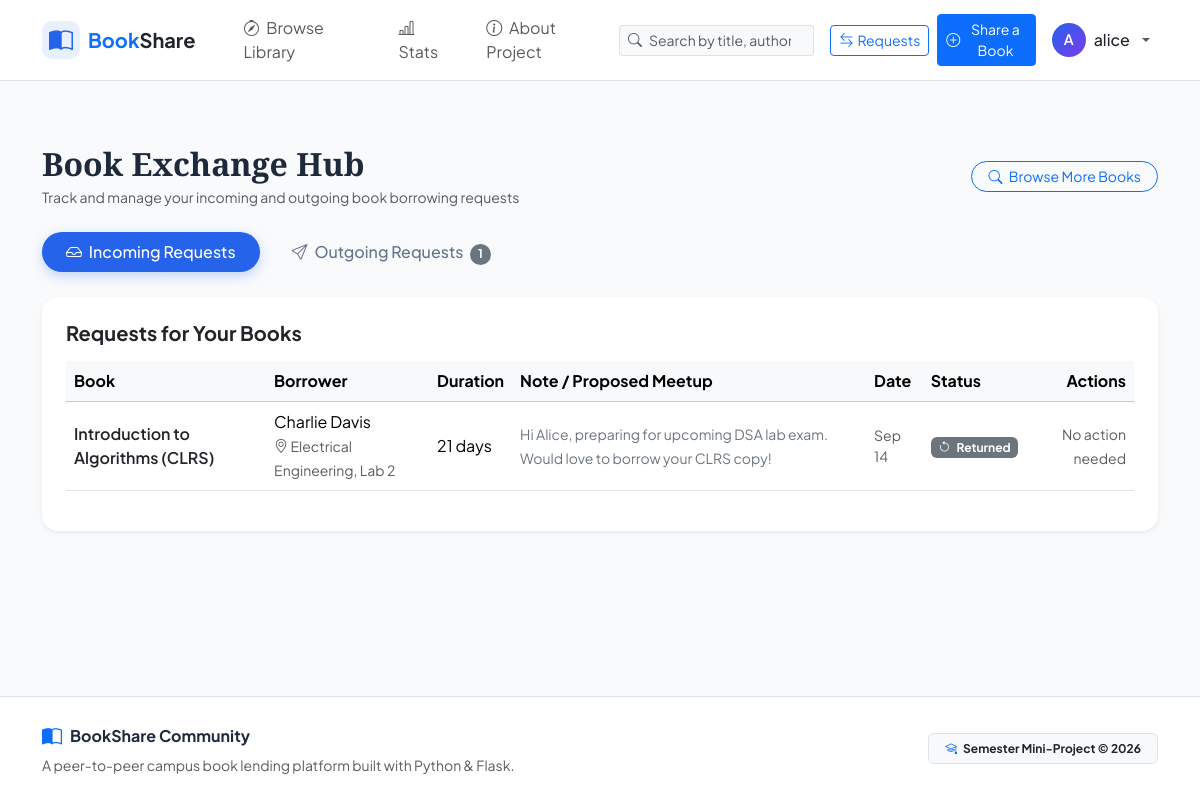
Screenshot of /requests (signed in) with the database file from the repository.
### models.py (models this page shows, shortened)
class User(UserMixin, db.Model):
    __tablename__ = 'users'
    id = db.Column(db.Integer, primary_key=True)
    username = db.Column(db.String(64), unique=True, nullable=False, index=True)
    email = db.Column(db.String(120), unique=True, nullable=False, index=True)
    password_hash = db.Column(db.String(256), nullable=False)
    full_name = db.Column(db.String(100), nullable=False)
    phone = db.Column(db.String(20), nullable=True)
    location = db.Column(db.String(120), nullable=True)  # e.g., Campus block, neighborhood
    created_at = db.Column(db.DateTime, default=datetime.utcnow)
    books = db.relationship('Book', back_populates='owner', cascade='all, delete-orphan', lazy='dynamic')
    sent_requests = db.relationship(
        'BorrowRequest',
        foreign_keys='BorrowRequest.borrower_id',
        back_populates='borrower',
        cascade='all, delete-orphan',
        lazy='dynamic'
    )
    received_requests = db.relationship(
        'BorrowRequest',
        foreign_keys='BorrowRequest.owner_id',
        back_populates='owner',
        cascade='all, delete-orphan',
        lazy='dynamic'
    )
    reviews = db.relationship('Review', back_populates='user', cascade='all, delete-orphan', lazy='dynamic')

class BorrowRequest(db.Model):
    __tablename__ = 'borrow_requests'
    id = db.Column(db.Integer, primary_key=True)
    book_id = db.Column(db.Integer, db.ForeignKey('books.id'), nullable=False)
    borrower_id = db.Column(db.Integer, db.ForeignKey('users.id'), nullable=False)
    owner_id = db.Column(db.Integer, db.ForeignKey('users.id'), nullable=False)
    duration_days = db.Column(db.Integer, default=14)
    message = db.Column(db.Text, nullable=True)
    status = db.Column(db.String(20), default='Pending')  # Pending, Approved, Declined, Returned
    request_date = db.Column(db.DateTime, default=datetime.utcnow)
    action_date = db.Column(db.DateTime, nullable=True)
    return_date = db.Column(db.DateTime, nullable=True)
    book = db.relationship('Book', back_populates='requests')
    borrower = db.relationship('User', foreign_keys=[borrower_id], back_populates='sent_requests')
    owner = db.relationship('User', foreign_keys=[owner_id], back_populates='received_requests')

class Book(db.Model):
    __tablename__ = 'books'
    id = db.Column(db.Integer, primary_key=True)
    title = db.Column(db.String(150), nullable=False, index=True)
    author = db.Column(db.String(100), nullable=False, index=True)
    genre = db.Column(db.String(50), nullable=False, index=True)
    isbn = db.Column(db.String(30), nullable=True)
    condition = db.Column(db.String(30), default='Good')  # Like New, Good, Fair
    description = db.Column(db.Text, nullable=True)
    cover_url = db.Column(db.String(500), nullable=True)
    is_available = db.Column(db.Boolean, default=True)
    owner_id = db.Column(db.Integer, db.ForeignKey('users.id'), nullable=False)
    created_at = db.Column(db.DateTime, default=datetime.utcnow)
    owner = db.relationship('User', back_populates='books')
    requests = db.relationship('BorrowRequest', back_populates='book', cascade='all, delete-orphan', lazy='dynamic')
    reviews = db.relationship('Review', back_populates='book', cascade='all, delete-orphan', lazy='dynamic', order_by='desc(Review.created_at)')

### routes/requests.py (the view)
@requests_bp.route('/requests')
@login_required
def my_requests():
    incoming = BorrowRequest.query.filter_by(owner_id=current_user.id).order_by(BorrowRequest.request_date.desc()).all()
    outgoing = BorrowRequest.query.filter_by(borrower_id=current_user.id).order_by(BorrowRequest.request_date.desc()).all()
    return render_template('my_requests.html', incoming=incoming, outgoing=outgoing)

### templates/my_requests.html (shortened to what this page needs)
{% extends "base.html" %}
{% block content %}
<div class="container py-4">
    <div class="d-flex align-items-center justify-content-between mb-4">
        <div>
            <h2 class="fw-bold font-serif mb-1">Book Exchange Hub</h2>
            <p class="text-muted small mb-0">Track and manage your incoming and outgoing book borrowing requests</p>
        </div>
        <a href="{{ url_for('books.catalog') }}" class="btn btn-outline-primary rounded-pill px-3 btn-sm">
            <i class="bi bi-search me-1"></i> Browse More Books
        </a>
    </div>
    <ul class="nav nav-pills mb-4 gap-2" id="requestTabs" role="tablist">
        <li class="nav-item" role="presentation">
            <button class="nav-link active rounded-pill px-4" id="incoming-tab" data-bs-toggle="pill" data-bs-target="#incoming" type="button" role="tab">
                <i class="bi bi-inbox me-1"></i> Incoming Requests
            </button>
        </li>
        <li class="nav-item" role="presentation">
            <button class="nav-link rounded-pill px-4" id="outgoing-tab" data-bs-toggle="pill" data-bs-target="#outgoing" type="button" role="tab">
                <i class="bi bi-send me-1"></i> Outgoing Requests
                <span class="badge bg-secondary rounded-pill ms-1">{{ outgoing|length }}</span>
            </button>
        </li>
    </ul>
    <div class="tab-content" id="requestTabsContent">
        <div class="tab-pane fade show active" id="incoming" role="tabpanel">
            <div class="card border-0 shadow-sm rounded-4 p-4 bg-white">
                <h5 class="fw-bold mb-3">Requests for Your Books</h5>
                <div class="table-responsive">
                    <table class="table table-hover align-middle">
                        <thead class="table-light">
                            <tr>
                                <th>Book</th>
                                <th>Borrower</th>
                                <th>Duration</th>
                                <th>Note / Proposed Meetup</th>
                                <th>Date</th>
                                <th>Status</th>
                                <th class="text-end">Actions</th>
                            </tr>
                        </thead>
                        <tbody>
                            {% for req in incoming %}
                                <tr>
                                    <td>
                                        <a href="{{ url_for('books.detail', book_id=req.book.id) }}" class="fw-semibold text-dark text-decoration-none">
                                            {{ req.book.title }}
                                        </a>
                                    </td>
                                    <td>
                                        <div>{{ req.borrower.full_name }}</div>
                                        <small class="text-muted"><i class="bi bi-geo-alt"></i> {{ req.borrower.location or 'Campus' }}</small>
                                    </td>
                                    <td>{{ req.duration_days }} days</td>
                                    <td>
                                        <span class="small text-secondary">{{ req.message or 'No message provided' }}</span>
                                    </td>
                                    <td class="small text-muted">{{ req.request_date.strftime('%b %d') }}</td>
                                    <td>
                                        {% if req.status == 'Pending' %}
                                            <span class="badge bg-warning text-dark"><i class="bi bi-hourglass-split me-1"></i> Pending</span>
                                        {% elif req.status == 'Approved' %}
                                            <span class="badge bg-success"><i class="bi bi-check-circle me-1"></i> Approved</span>
                                        {% elif req.status == 'Declined' %}
                                            <span class="badge bg-danger"><i class="bi bi-x-circle me-1"></i> Declined</span>
                                        {% elif req.status == 'Returned' %}
                                            <span class="badge bg-secondary"><i class="bi bi-arrow-counterclockwise me-1"></i> Returned</span>
                                        {% endif %}
                                    </td>
                                    <td class="text-end">
                                        {% if req.status == 'Pending' %}
                                            <div class="btn-group btn-group-sm">
                                                <form action="{{ url_for('requests.approve_request', request_id=req.id) }}" method="POST" class="d-inline">
                                                    <button type="submit" class="btn btn-success btn-sm">
                                                        <i class="bi bi-check-lg"></i> Approve
                                                    </button>
                                                </form>
                                                <form action="{{ url_for('requests.decline_request', request_id=req.id) }}" method="POST" class="d-inline ms-1">
                                                    <button type="submit" class="btn btn-outline-danger btn-sm">
                                                        <i class="bi bi-x-lg"></i> Decline
                                                    </button>
                                                </form>
                                            </div>
                                        {% elif req.status == 'Approved' %}
                                            <form action="{{ url_for('requests.return_book', request_id=req.id) }}" method="POST" class="d-inline">
                                                <button type="submit" class="btn btn-primary btn-sm rounded-pill px-3">
                                                    <i class="bi bi-check2-all me-1"></i> Mark as Returned
                                                </button>
                                            </form>
                                        {% else %}
                                            <span class="text-muted small">No action needed</span>
                                        {% endif %}
                                    </td>
                                </tr>
                            {% else %}
                                <tr>
                                    <td colspan="7" class="text-center py-4 text-muted">
                                        No incoming requests for your books at the moment.
                                    </td>
                                </tr>
                            {% endfor %}
                        </tbody>
                    </table>
                </div>
            </div>
        </div>
    </div>
</div>
{% endblock %}

### templates/base.html (shortened to what this page needs)
<!DOCTYPE html>
<html lang="en">
<head>
    <link href="https://cdn.jsdelivr.net/npm/bootstrap@5.3.3/dist/css/bootstrap.min.css" rel="stylesheet">
    <link rel="stylesheet" href="https://cdn.jsdelivr.net/npm/bootstrap-icons@1.11.3/font/bootstrap-icons.min.css">
    <link rel="stylesheet" href="{{ url_for('static', filename='css/style.css') }}">
</head>
<body>
    <nav class="navbar navbar-expand-lg navbar-light bg-white border-bottom sticky-top py-2">
        <div class="container">
            <a class="navbar-brand d-flex align-items-center gap-2 fw-bold text-primary" href="{{ url_for('main.index') }}">
                <div class="brand-icon-wrapper">
                    <i class="bi bi-book-half fs-4"></i>
                </div>
                <span>Book<span class="text-dark">Share</span></span>
            </a>
            <div class="collapse navbar-collapse" id="navbarContent">
                <ul class="navbar-nav me-auto mb-2 mb-lg-0 ms-lg-3">
                    <li class="nav-item">
                        <a class="nav-link px-3" href="{{ url_for('books.catalog') }}">
                            <i class="bi bi-compass me-1"></i> Browse Library
                        </a>
                    </li>
                    <li class="nav-item">
                        <a class="nav-link px-3" href="{{ url_for('main.stats') }}">
                            <i class="bi bi-bar-chart-line me-1"></i> Stats
                        </a>
                    </li>
                    <li class="nav-item">
                        <a class="nav-link px-3" href="{{ url_for('main.about') }}">
                            <i class="bi bi-info-circle me-1"></i> About Project
                        </a>
                    </li>
                </ul>
                <form class="d-flex me-lg-3 my-2 my-lg-0" action="{{ url_for('books.catalog') }}" method="GET">
                    <div class="input-group input-group-sm">
                        <span class="input-group-text bg-light border-end-0"><i class="bi bi-search text-muted"></i></span>
                        <input class="form-control bg-light border-start-0 ps-0" type="search" name="q" placeholder="Search by title, author..." aria-label="Search">
                    </div>
                </form>
                <ul class="navbar-nav align-items-lg-center gap-2">
                    {% if current_user.is_authenticated %}
                        <li class="nav-item">
                            <a class="btn btn-sm btn-outline-primary position-relative d-flex align-items-center gap-1" href="{{ url_for('requests.my_requests') }}">
                                <i class="bi bi-arrow-left-right"></i> Requests
                            </a>
                        </li>
                        <li class="nav-item">
                            <a class="btn btn-sm btn-primary d-flex align-items-center gap-1" href="{{ url_for('books.add_book') }}">
                                <i class="bi bi-plus-circle"></i> Share a Book
                            </a>
                        </li>
                        <li class="nav-item dropdown">
                            <a class="nav-link dropdown-toggle d-flex align-items-center gap-2" href="#" id="userDropdown" role="button" data-bs-toggle="dropdown" aria-expanded="false">
                                <div class="avatar-circle">
                                    {{ current_user.full_name[:1].upper() }}
                                </div>
                                <span class="fw-medium text-dark">{{ current_user.username }}</span>
                            </a>
                        </li>
                    {% endif %}
                </ul>
            </div>
        </div>
    </nav>
    <main class="py-4">
        {% block content %}{% endblock %}
    </main>
    <footer class="bg-white border-top py-4 mt-auto">
        <div class="container text-center text-md-start">
            <div class="row align-items-center">
                <div class="col-md-6 mb-3 mb-md-0">
                    <div class="d-flex align-items-center gap-2 justify-content-center justify-content-md-start">
                        <i class="bi bi-book-half text-primary fs-5"></i>
                        <span class="fw-bold">BookShare Community</span>
                    </div>
                    <p class="text-muted small mb-0 mt-1">
                        A peer-to-peer campus book lending platform built with Python & Flask.
                    </p>
                </div>
                <div class="col-md-6 text-center text-md-end">
                    <span class="badge bg-light text-dark border px-3 py-2">
                        <i class="bi bi-mortarboard me-1 text-primary"></i> Semester Mini-Project &copy; {{ now.year }}
                    </span>
                </div>
            </div>
        </div>
    </footer>
</body>
</html>

### rows the page displays
User: full_name "A", username "alice"
BorrowRequest: book "Introduction to Algorithms (CLRS)", borrower.full_name "Charlie Davis", borrower "Electrical Engineering, Lab 2", duration_days "21", message "Hi Alice, preparing for upcoming DSA lab exam. Would love to borrow your CLRS copy!", request_date "Sep 14", status "Returned" (drawn)

### other values shown
{{ outgoing|length }} "1"
